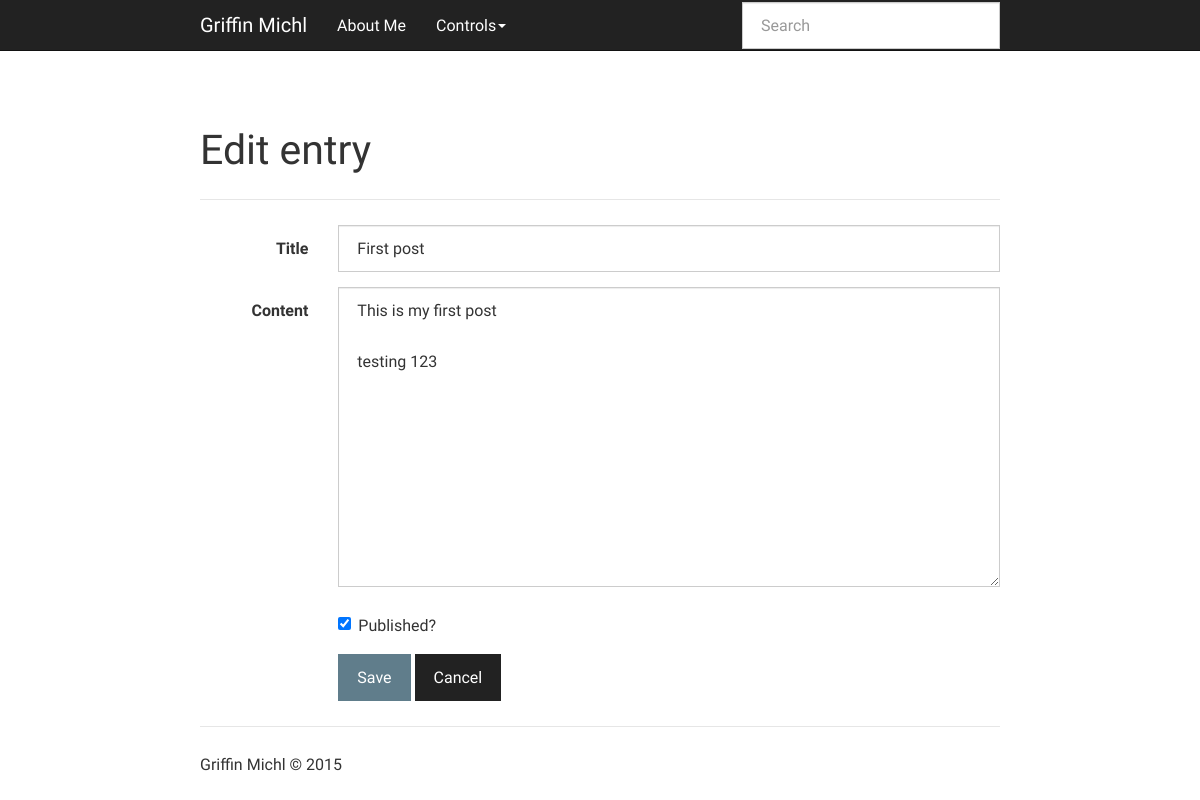
/first-post/edit/ (signed in), run on the app's committed database.
### app.py (models this page shows, shortened)
class Entry(flask_db.Model):
    title = CharField()
    slug = CharField(unique=True)
    content = TextField()
    published = BooleanField(index=True)
    timestamp = DateTimeField(default=datetime.datetime.now, index=True)

### app.py (the view, shortened to what this page needs)
@app.route('/<slug>/edit/', methods=['GET', 'POST'])
@login_required
def edit(slug):
    entry = get_object_or_404(Entry, Entry.slug == slug)
    return render_template('edit.html', entry=entry)

### app.py (called while the page is built)
def login_required(fn):
    @functools.wraps(fn)
    def inner(*args, **kwargs):
        if session.get('logged_in'):
            return fn(*args, **kwargs)
        return redirect(url_for('login', next=request.path))
    return inner

### templates/edit.html (shortened to what this page needs)
{% extends "base.html" %}
{% block content_title %}Edit entry{% endblock %}
{% block content %}
  <form action="{{ url_for('edit', slug=entry.slug) }}" class="form-horizontal" method="post">
    <div class="form-group">
      <label for="title" class="col-sm-2 control-label">Title</label>
      <div class="col-sm-10">
        <input class="form-control" id="title" name="title" type="text" value="{{ request.form.get('title', entry.title) }}">
      </div>
    </div>
    <div class="form-group">
      <label for="Content" class="col-sm-2 control-label">Content</label>
      <div class="col-sm-10">
        <textarea class="form-control" id="content" name="content" style="height: 300px;">{{ request.form.get('content', entry.content) }}</textarea>
      </div>
    </div>
    <div class="form-group">
      <div class="col-sm-offset-2 col-sm-10">
        <div class="checkbox">
          <label>
            <input {% if entry.published %}checked="checked" {% endif %}name="published" type="checkbox" value="y"> Published?
          </label>
        </div>
      </div>
    </div>
    <div class="form-group">
      <div class="col-sm-offset-2 col-sm-10">
        <button class="btn btn-primary" type="submit">Save</button>
        <a class="btn btn-default" href="{{ url_for('index') }}">Cancel</a>
      </div>
    </div>
  </form>
{% endblock %}

### data on the page
Entry: title "First post", content "This is my first post testing 123", published "☑"
